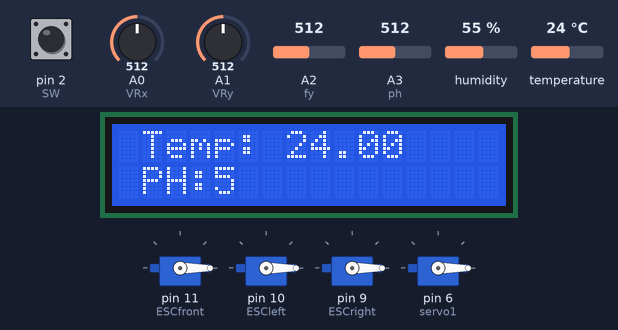
A sketch run on a simulated Arduino Uno, built with avr-gcc and run on an emulated ATmega328P. On the bench: 16×2 character LCD, 4 × servo. The inputs (shaded band) are chosen by the test bench; at power-on: A1 (VRy) = 512, A0 (VRx) = 512, A2 (fy) = 512, pin 2 (SW) HIGH, A3 (ph) = 512, humidity 55 %, temperature 24 °C. What the sketch prints to the serial monitor is not drawn.

Above: at 1.2 s.
1.3 s: A1 (VRy) set to 610
At 2.6 s:
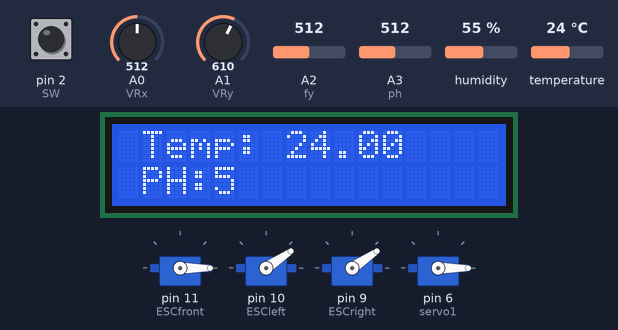
2.9 s: A0 (VRx) set to 610
At 4.0 s:
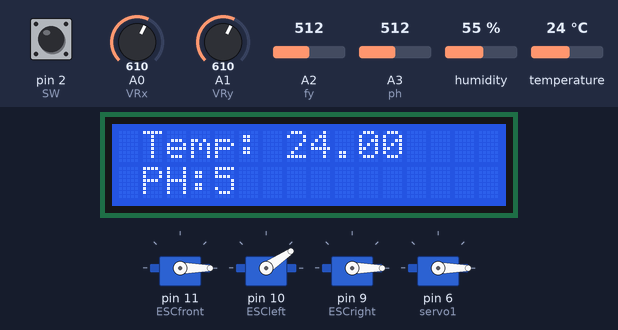
4.4 s: A2 (fy) set to 527
5.9 s: A2 (fy) set to 540
11.9 s: pin 2 (SW) pulled LOW for 0.15 s
At 12.05 s:
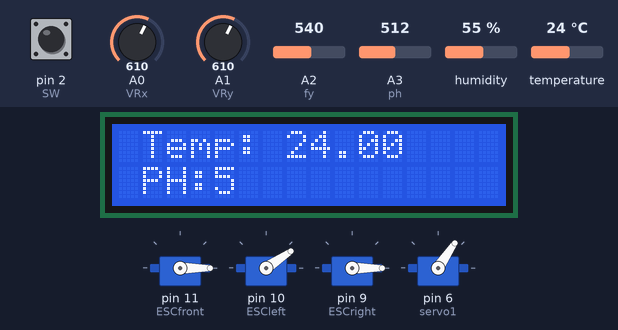
13.6 s: A1 (VRy) set to 716
At 14.3 s:
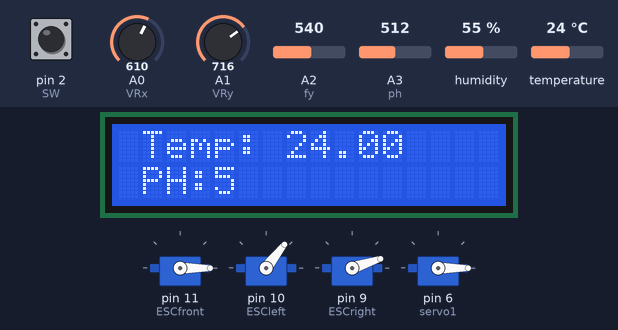
Timing chart, 0 to 16.1 s (numbered marks = the images above; inputs shaded):
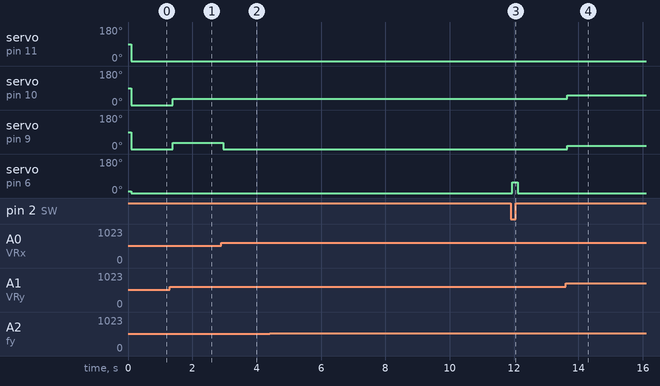

The sketch:

final_submerin.ino
```cpp
#include<Servo.h>
#include <Wire.h>
#include <LiquidCrystal_I2C.h>

#include "DHT.h"

#define DHTPIN 7
#define DHTTYPE DHT11
DHT dht(DHTPIN, DHTTYPE);
LiquidCrystal_I2C lcd(0x20,16,2);
int VRx = A0;
int VRy = A1;
int fy = A2;
int SW = 2;

int xPosition = 0;
int yPosition = 0;
int fyPosition = 0;
int SW_state = 1;
int ph = A3;
int mapX = 0;
int mapY = 0;
int mapf = 0;
Servo ESCfront;
Servo ESCleft;
Servo ESCright;
Servo servo1;
void setup() {
  Serial.begin(9600);
  lcd.begin();
  lcd.backlight();
  dht.begin();
  // Print a message to the LCD.

  ESCfront.attach(11, 1000, 2000);
  ESCleft.attach(10, 1000, 2000);
  ESCright.attach(9, 1000, 2000);
  servo1.attach(6);
  servo1.write(10);
  pinMode(VRx, INPUT);
  pinMode(VRy, INPUT);
  pinMode(SW, INPUT_PULLUP);
  pinMode(fy, INPUT);
  pinMode(ph, INPUT);
}

void loop() {
  float t = dht.readTemperature();
  int p = phdata(analogRead(ph));
  lcd.setCursor(1,0);
  lcd.print("Temp:");
  lcd.setCursor(7,0);
  lcd.print(t);
  lcd.setCursor(1,1);
  lcd.print("PH:");
  lcd.setCursor(4,1);
  lcd.print(p);
  Serial.println("analog data:");
  Serial.println(p);
  //delay(500);
  xPosition = analogRead(VRx);
  yPosition = analogRead(VRy);
  fyPosition = analogRead (fy);
  SW_state = digitalRead(SW);
  mapX = map(xPosition, 0, 1023, -180, 180);
  mapY = map(yPosition, 0, 1023, -180, 180);
  mapf = map(fyPosition, 0, 1023, -180, 180);
  Serial.print("X: ");
  Serial.print(mapX);
  Serial.print(" | Y: ");
  Serial.print(mapY);
  Serial.print(" | Button: ");
  Serial.print(SW_state);
  Serial.print("Fy :");
  Serial.println(mapf);
  //ESC.write(mapX);
   //delay(2000);

  if (SW_state == 0)
  {
    servo1.write(56);
    //delay(1000);
  }
  if (SW_state == 1)
  {
    servo1.write(0);
    //delay(100);
  }

  if (mapf > 10)
  {
    ESCfront.write(mapf);
    Serial.print("motor Fy :");
    Serial.println(mapf);
  }
  if (mapf < 10)
  {
    ESCfront.write(0);
    Serial.print("motor Fy :");
    Serial.println("0");
  }
  if ( mapY > 10 && mapX < 10 && mapX > -10)
  {
    ESCleft.write(mapY);
    ESCright.write(mapY);
    Serial.print("motor left :");
    Serial.println(mapY);
    Serial.print("motor right :");
    Serial.println(mapY);

  }
  if ( mapY < 10 && mapX < 10 && mapX > -10)
  {
    ESCleft.write(0);
    ESCright.write(0);
    Serial.println("motor right and left stoped");


  }

  if ( mapY > -5 && mapX > 10 || mapX < -10)
  {
    ESCleft.write((mapX + mapY) / 2);
    ESCright.write((((-1)*mapX) + mapY) / 2);
    Serial.print("motor left :");
    Serial.println((mapX + mapY) / 2);
    Serial.print("motor right :");
    Serial.println((((-1)*mapX) + mapY) / 2);

  }
//delay(1000);
}
int phdata(int x)
{
  if(x < 600 & x>400)
  {
    return 5;
  }

   if(x > 600 & x<800)
  {
    return 6;
  }

   if(x > 800 & x<900)
  {
    return 7;
  }

   if(x > 900)
  {
    return 8;
  }
 if(x > 300 & x<400)
  {
    return 4;
  }

   if(x < 300)
  {
    return 3;
  }

}
```

Measured:
- after the input at 1.3 s, servo on pin 10 (ESCleft), servo on pin 9 (ESCright): 0° → 34° after 0.10 s
- after the input at 2.9 s, servo on pin 9 (ESCright): 34° → 0° after 0.06 s
- after the input at 4.4 s, every drawn part: stays the same
- after the input at 5.9 s, every drawn part: stays the same
- after the input at 11.9 s, servo on pin 6 (servo1): 0° → 56° after 0.05 s, → 0° 0.17 s later
- after the input at 13.6 s, servo on pin 10 (ESCleft): 34° → 52° after 0.06 s; servo on pin 9 (ESCright): 0° → 18° after 0.06 s
